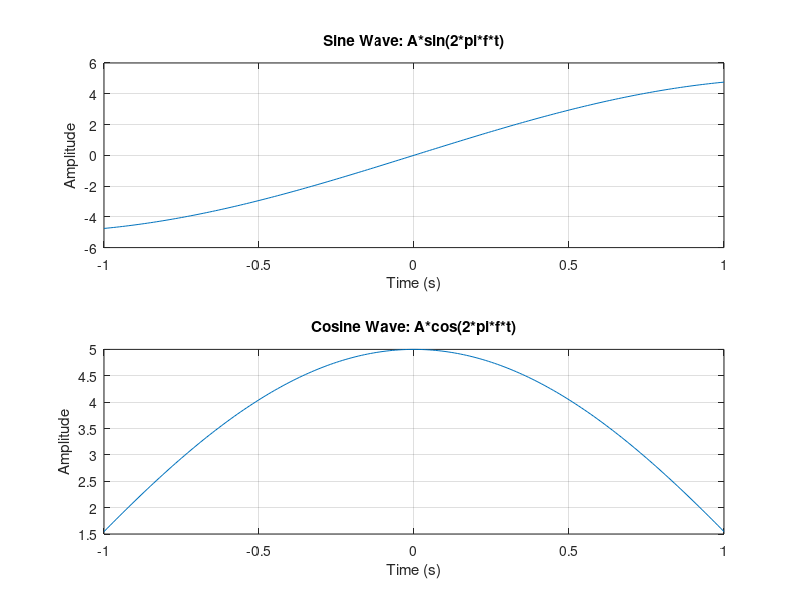

MATLAB code for this plot:
clc;
clear all;
close all;

% Define parameters
A = 5;        % Amplitude
f = 0.2;      % Frequency in Hz
t = -1:0.01:1; % Time vector

% Generate the sinusoidal signals
f1_t = A * sin(2 * pi * f * t);
f2_t = A * cos(2 * pi * f * t);

% Plot the sine wave
subplot(2,1,1);
plot(t, f1_t);
title('Sine Wave: A*sin(2*pi*f*t)');
xlabel('Time (s)');
ylabel('Amplitude');
grid on;

% Plot the cosine wave
subplot(2,1,2);
plot(t, f2_t);
title('Cosine Wave: A*cos(2*pi*f*t)');
xlabel('Time (s)');
ylabel('Amplitude');
grid on;